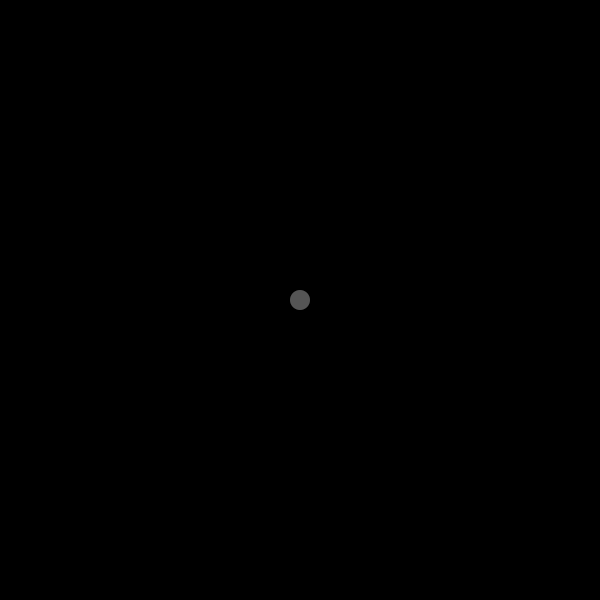
Frame 1 (no input)
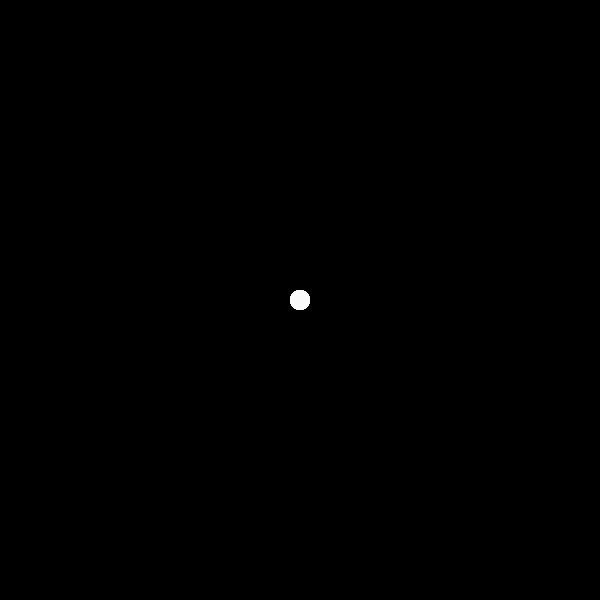
Frame 60 (the mouse pressed at the canvas centre just before this capture)
Frame 120 (the mouse held since frame 60 and released just before this capture): identical to frame 60, image omitted

The Processing sketch that drew these frames (run headless with seeded random() and noise(); from frame 60 on, the mouse is pressed at the canvas centre):

// Processing sketch: Sketch_05_Follow
// ── Sketch_05_Follow.pde
PVector pos = new PVector();
PVector speed = new PVector();

PVector[] balls = new PVector[5];

void setup() {
  size(600, 600);
  frameRate(24);
  
  for (int i=0; i<5; i++) {
   balls[i] = new PVector(width/2, height/2); 
  }
  
  pos.set(width/2, height/2);
  fill(255, 20);
  noStroke();
  background(0);
} 

void draw() { 
  //ellipse(pos.x, pos.y, 20, 20);
  for (int i=0; i<5; i++) {
    ellipse(balls[i].x, balls[i].y, 20, 20);
  }
  if (pos.x + 10 / 2> width || pos.x - 10 / 2 < 0) {
    speed.x *= -1;
  }
  if (pos.y + 10 / 2> height || pos.y - 10 / 2 < 0) {
    speed.y *= -1;
  }
  speed.mult(0.99);
  pos.add(speed);

  for (int i=0; i<5; i++) {
    balls[i].lerp(pos, 0.01 * (i+1));
  }
}

void mouseClicked() {
   speed.set(random(5, 10), random(5, 10)); 
}
